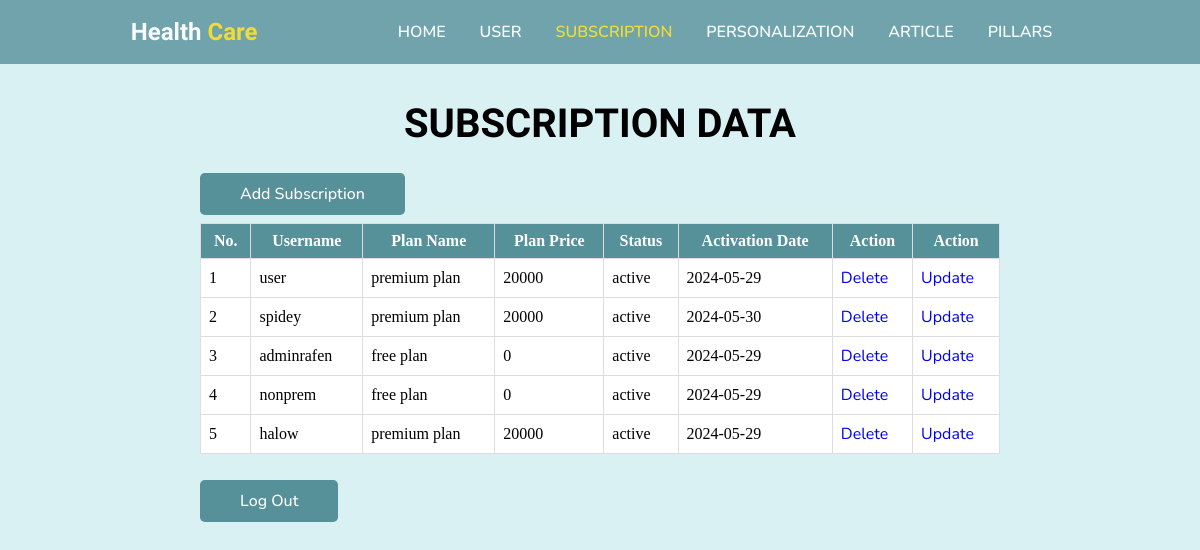
The app's page /admin/adminsubs.php with its own data.
### tables this page shows
CREATE TABLE `subscription` (
  `id_subscription` int(11) NOT NULL,
  `id_user` int(11) NOT NULL,
  `plan_name` varchar(50) NOT NULL,
  `plan_price` varchar(225) NOT NULL,
  `status` varchar(11) NOT NULL,
  `activation_date` date NOT NULL
);

CREATE TABLE `user` (
  `id_user` int(11) NOT NULL,
  `name` varchar(225) NOT NULL,
  `username` varchar(255) NOT NULL,
  `email` varchar(225) NOT NULL,
  `password` varchar(20) NOT NULL,
  `level` varchar(5) NOT NULL
);

### admin/adminsubs.php (the view, shortened to what this page needs)
<!DOCTYPE html>
<html lang="en">
<head>
    <link rel="stylesheet" href="style_main.css">
</head>
<body>
    <header>
        <div class="logo">
            <h2>Health <span>Care</span></h2>
        </div>
        <ul class="navbar">
            <li><a href="index.php" class="btn-nav">Home</a></li>
            <li><a href="adminuser.php" class="btn-nav">User</a></li>
            <li><a href="adminsubs.php" class="btn-active">Subscription</a></li>
            <li><a href="adminperson.php" class="btn-nav">Personalization</a></li>
            <li><a href="adminarticle.php" class="btn-nav">Article</a></li>
            <li><a href="adminpillars.php" class="btn-nav">Pillars</a></li>
        </ul>
    </header>
    <section class="user">
        <h1 class="heading">Subscription Data</h1>
        <br>
        <br>
        <a href="adminsubsadd.php" class="btn">Add Subscription</a>
        <br>
        <br>
        <table border="1" class="table">
            <tr>
                <th>No.</th>
                <th>Username</th>
                <th>Plan Name</th>
                <th>Plan Price</th>
                <th>Status</th>
                <th>Activation Date</th>
                <th>Action</th>
                <th>Action</th>
            </tr>
            <?php
            include '../connect.php';
            $query_mysql = mysqli_query($mysqli, "SELECT subscription.*, user.username
            FROM subscription
            JOIN user ON subscription.id_user = user.id_user") or die(mysqli_error($mysqli));
            $nomor = 1;
            while ($data = mysqli_fetch_array($query_mysql)) {
                ?>
                <tr>
                    <td><?php echo $nomor++; ?></td>
                    <td><?php echo $data['username']; ?></td>
                    <td><?php echo $data['plan_name']; ?></td>
                    <td><?php echo $data['plan_price']; ?></td>
                    <td><?php echo $data['status']; ?></td>
                    <td><?php echo $data['activation_date']; ?></td>
                    <td><a href="adminsubsdelete.php?id=<?php echo $data['id_subscription']; ?>"
                            class="btn-hapus">Delete</a> </td>
                    <td><a href="adminsubsupdate.php?id=<?php echo $data['id_subscription']; ?>"
                            class="btn-update">Update</a> </td>
                </tr>
            <?php } ?>
        </table>
        <br>
        <br>
        <a href="../loginpage.php" class="btn">Log Out</a>
    </section>
</body>
</html>

### admin/style_main.css (style rules this page uses)
* { margin: 0; padding: 0; box-sizing: border-box; scroll-padding-top: 4rem; scroll-behavior: smooth; list-style: none; text-decoration: none; }
h1, h2 { font-family: "Signika", sans-serif; }
a, p, li, h3, label { font-family: "Nunito", sans-serif; }
:root { --main-color: #569099; --second-color: #f6d809; --text-color: #1b1b1b; --bg-color: #ffff; --box-shadow: 2px 2px 10px 4px rgb(14 55 54 / 15%); }
section { padding: 100px 200px; }
header { position: fixed; width: 100%; top: 0; right: 0; z-index: 10000; display: flex; justify-content: space-around; align-items: center; padding: 18px 100px; transition: 0.5s linear; background-color: var(--main-color); opacity: 0.8; }
.logo h2 { color: white; }
.logo span { color: #f6d809; }
.navbar { display: flex; }
.btn-nav { padding: 8px 17px; text-decoration: none; color: white; font-size: 1rem; text-transform: uppercase; font-weight: 600; }
.btn-active { padding: 8px 17px; text-decoration: none; color: var(--second-color); font-size: 1rem; text-transform: uppercase; font-weight: 600; }
.user { width: 100%; min-height: 100vh; background: #d9f1f3; background-repeat: no-repeat; background-size: cover; background-position: center; }
.heading { color: rgb(0, 0, 0); font-size: 40px; font-weight: 600; text-align: center; text-transform: uppercase; }
.table { width: 100%; border-collapse: collapse; background: var(--bg-color); background-size: cover; background-repeat: no-repeat; }
.table th, .table td { border: 1px solid #ddd; padding: 8px; }
.table th { background-color: var(--main-color); color: #fff; }
.btn { padding: 10px 40px; border-radius: 0.3rem; background: var(--main-color); color: var(--bg-color); font-weight: 500; }

### records on screen
subscription: id_user.username "user", plan_name "premium plan", plan_price "20000", status "active", activation_date "2024-05-29"
subscription: id_user.username "spidey", plan_name "premium plan", plan_price "20000", status "active", activation_date "2024-05-30"
subscription: id_user.username "adminrafen", plan_name "free plan", plan_price "0", status "active", activation_date "2024-05-29"
subscription: id_user.username "nonprem", plan_name "free plan", plan_price "0", status "active", activation_date "2024-05-29"
subscription: id_user.username "halow", plan_name "premium plan", plan_price "20000", status "active", activation_date "2024-05-29"
